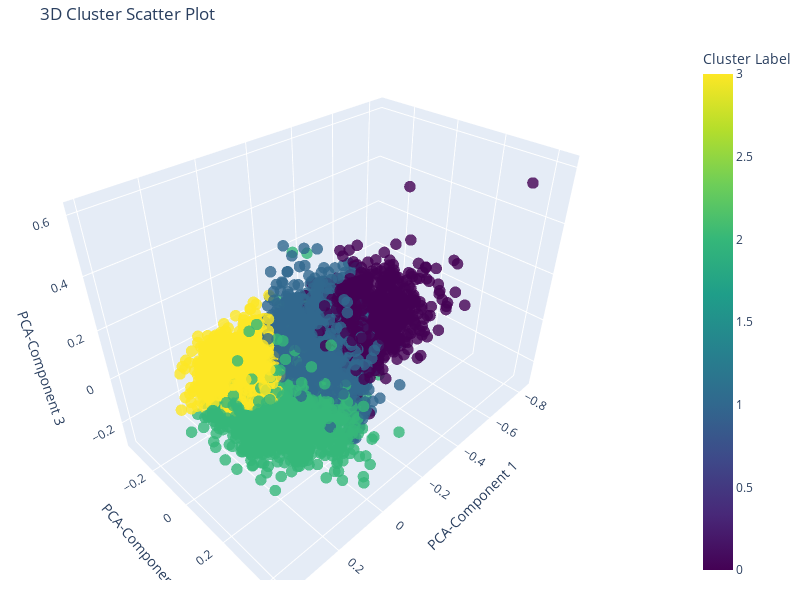

Here is the notebook cell this chart was saved with:
### Markdown cell above
#### Spatial Distribution of Clusters

The clustering reveals clear spatial structure rather than random noise, suggesting the algorithm has captured meaningful patterns in forest health.

**Cluster 0** (dark purple) dominates the central region, forming large contiguous patches. This spatial coherence suggests it represents a distinct forest condition rather than scattered anomalies.

**Cluster 1** (teal/blue) predominantly appears at the boundaries of Cluster 0 patches, forming a transition zone. This spatial arrangement suggests Cluster 1 may represent an intermediate stress state or edge effects between healthy and degraded areas.

**Clusters 2 and 3** (green and yellow) are more spatially mixed and distributed across the landscape.

This spatial organization, particularly the clear core (Cluster 0) surrounded by transition zones (Cluster 1), will be evaluated further down below, when we look at other sources.

### Code cell
fig = go.Figure(data=[go.Scatter3d(
    x=X_transformed[::50, 0],
    y=X_transformed[::50, 1],
    z=X_transformed[::50, 2],
    mode='markers',
    marker=dict(
        size=4,
        color=labels[::50],
        colorscale='Viridis',
        opacity=0.8,
        colorbar=dict(title='Cluster Label')
    )
)])

fig.update_layout(
    title='3D Cluster Scatter Plot',
    scene=dict(
        xaxis_title='PCA-Component 1',
        yaxis_title='PCA-Component 2',
        zaxis_title='PCA-Component 3'
    ),
    margin=dict(l=0, r=0, b=20, t=40),
    width=800,
    height=600
)

fig.show()

### Figure 1 — Plotly figure (JSON) as saved in the notebook; plotly's stock layout.template omitted (floating-point values rounded to 4 significant figures; data arrays with more than 128 entries replaced by an {"elided": "..."} marker saying what was removed)
{"data": [{"marker": {"color": {"elided": "13289 int values"}, "colorbar": {"title": {"text": "Cluster Label"}}, "colorscale": [[0, "#440154"], [0.1111, "#482878"], [0.2222, "#3e4989"], [0.3333, "#31688e"], [0.4444, "#26828e"], [0.5556, "#1f9e89"], [0.6667, "#35b779"], [0.7778, "#6ece58"], [0.8889, "#b5de2b"], [1, "#fde725"]], "opacity": 0.8, "size": 4}, "mode": "markers", "type": "scatter3d", "x": {"elided": "13289 float values"}, "y": {"elided": "13289 float values"}, "z": {"elided": "13289 float values"}}], "layout": {"height": 600, "margin": {"b": 20, "l": 0, "r": 0, "t": 40}, "scene": {"xaxis": {"title": {"text": "PCA-Component 1"}}, "yaxis": {"title": {"text": "PCA-Component 2"}}, "zaxis": {"title": {"text": "PCA-Component 3"}}}, "title": {"text": "3D Cluster Scatter Plot"}, "width": 800}}
